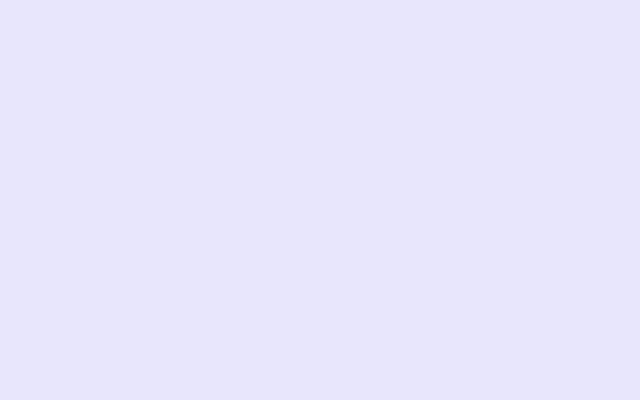
Frame 1 (no input)
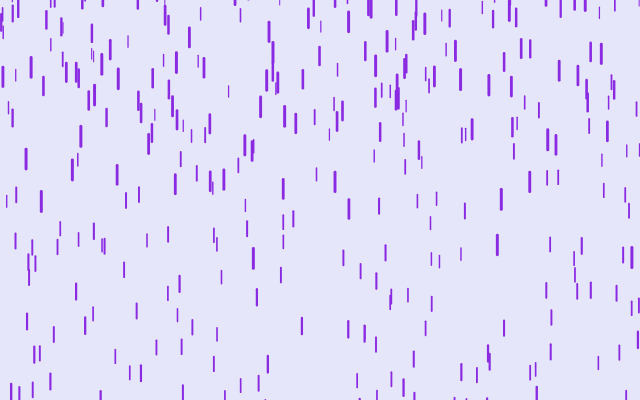
Frame 60 (no input)
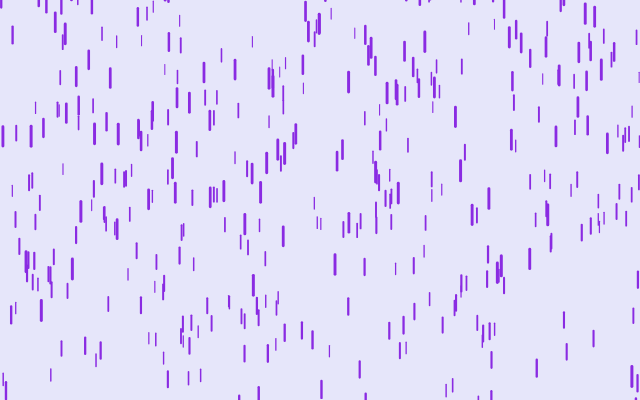
Frame 120 (the mouse pressed at the canvas centre since frame 60)

The p5.js sketch that drew these frames (run headless with seeded random() and noise() and a simulated clock; from frame 60 on, the mouse is pressed at the canvas centre):

// p5.js sketch
// ── sketch.js
var drops = [];

function setup() {
  createCanvas(640, 400);
  for (var i = 0; i < 500; i++) {
    drops[i] = new Drop();
  }
}

function draw() {
  background(230, 230, 250);
  for (var i = 0; i < drops.length; i++) {
    drops[i].fall();
    drops[i].show();
  }
}

// ── drop.js
function Drop() {
  this.x = random(width);
  this.y = random(-500, -50);
  this.z = random(0, 20);
  this.len = map(this.z, 0, 20, 10, 20);
  this.yspeed = map(this.z, 0, 20, 1, 20);

  this.fall = function () {
    this.y = this.y + this.yspeed;
    var gravity = map(this.z, 0, 20, 0, 0.02);
    this.yspeed = this.yspeed + gravity;

    if (this.y > height) {
      this.y = random(-200, -100);
      this.yspeed = map(this.z, 0, 20, 4, 10);
    }
  };

  this.show = function () {
    var thick = map(this.z, 0, 20, 1, 3);
    strokeWeight(thick);
    stroke(138, 43, 226);
    line(this.x, this.y, this.x, this.y + this.len);
  };
}
